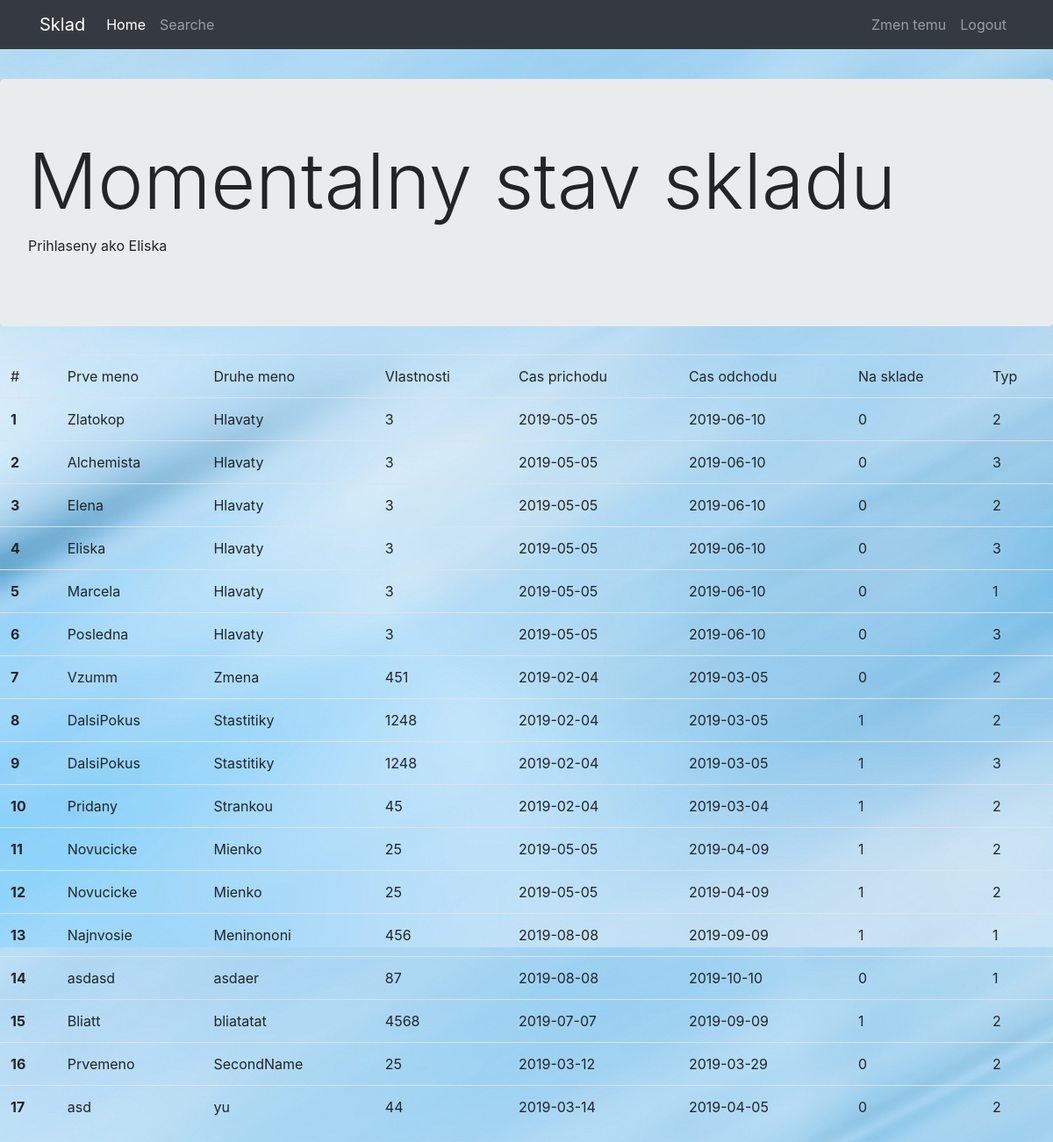
/Bakalarkis/welcome.php (signed in), run on the app's committed database.
### tables this page shows
CREATE TABLE `main` (
  `FirstName` varchar(50) NOT NULL,
  `SecondName` varchar(50) NOT NULL,
  `Stat` double DEFAULT NULL,
  `CheckedOut` tinyint(1) DEFAULT NULL,
  `Type` tinyint(4) DEFAULT NULL,
  `StampAdded` date DEFAULT NULL,
  `StampToLeave` date DEFAULT NULL,
  `id` int(11) NOT NULL
);

### Bakalarkis/databaseactions.php (called while the page is built, shortened)
<?php
function GetAllRows() {
    $conn = OpenConn();
    $result = mysqli_query($conn, "SELECT * FROM main");
    return $result;
}

### Bakalarkis/welcome.php (the view, shortened to what this page needs)
<?php
require_once "databaseactions.php"
?>
<!DOCTYPE html>
<html lang="en">
<head>
    <link rel="stylesheet" href="https://maxcdn.bootstrapcdn.com/bootstrap/4.1.3/css/bootstrap.min.css">
    <link rel="stylesheet" href="style.css">
</head>
<body>
<?php
$result = GetAllRows();
?>
    <nav class="navbar fixed-top navbar-expand-md navbar-light bg-light" id="changenavbar">
        <div class="container">
            <a class="navbar-brand" href="#">Sklad</a>
            <div class="collapse navbar-collapse" id="navbarCollapse">
                <ul class="navbar-nav mr-auto">
                    <li class="nav-item active">
                        <a class="nav-link" href="#">Home
                        </a>
                    </li>
                    <li class="nav-item">
                        <a class="nav-link" href="searche.php">Searche</a>
                    </li>
                </ul>
                <ul class="nav navbar-nav ml-auto">
                    <li class="nav-item">
                        <a class="nav-link" onclick="changeTheme()" id="temachange" name="temachange">Zmen temu</a>
                    </li>
                    <li class="nav-item">
                        <a class="nav-link" href="logout.php">Logout</a>
                    </li>
                </ul>
            </div>
        </div>
    </nav>
    <div class="jumbotron">
        <h1 class="display-2">Momentalny stav skladu</h1>
        <p>Prihlaseny ako <?php echo $_SESSION["username"]?> </p>
    </div>
    <div id="content">
        <div class="col-md12">
            <table class="table table-dark table-hover table-bordered" id="changetable">
                <thead>
                <tr>
                    <td>#</td>
                    <td>Prve meno</td>
                    <td>Druhe meno</td>
                    <td>Vlastnosti</td>
                    <td>Cas prichodu</td>
                    <td>Cas odchodu</td>
                    <td>Na sklade</td>
                    <td>Typ</td>
                </tr>
                </thead>
                <tbody>
                <?php
                $count = 0;
                while ($row = mysqli_fetch_array($result)):
                    $count++;
                    ?>
                    <tr>
                        <th scope="row"><?=$count?></th>
                        <td><?=$row['FirstName']?></td>
                        <td><?=$row['SecondName']?></td>
                        <td><?=$row['Stat']?></td>
                        <td><?=$row['StampAdded']?></td>
                        <td><?=$row['StampToLeave']?></td>
                        <td><?=$row['CheckedOut']?></td>
                        <td><?=$row['Type']?></td>
                    </tr>
                <?php
                endwhile;
                ?>
                </tbody>
            </table>
        </div>
    </div>
</body>
</html>

### Bakalarkis/style.css (style rules this page uses)
body { padding-top: 90px; background-image: url("other/lightblue.jpg"); }

### data on the page
main: FirstName "Zlatokop", SecondName "Hlavaty", Stat "3", StampAdded "2019-05-05", StampToLeave "2019-06-10", CheckedOut "0", Type "2"
main: FirstName "Alchemista", SecondName "Hlavaty", Stat "3", StampAdded "2019-05-05", StampToLeave "2019-06-10", CheckedOut "0", Type "3"
main: FirstName "Elena", SecondName "Hlavaty", Stat "3", StampAdded "2019-05-05", StampToLeave "2019-06-10", CheckedOut "0", Type "2"
main: FirstName "Eliska", SecondName "Hlavaty", Stat "3", StampAdded "2019-05-05", StampToLeave "2019-06-10", CheckedOut "0", Type "3"
main: FirstName "Marcela", SecondName "Hlavaty", Stat "3", StampAdded "2019-05-05", StampToLeave "2019-06-10", CheckedOut "0", Type "1"
main: FirstName "Posledna", SecondName "Hlavaty", Stat "3", StampAdded "2019-05-05", StampToLeave "2019-06-10", CheckedOut "0", Type "3"
main: FirstName "Vzumm", SecondName "Zmena", Stat "451", StampAdded "2019-02-04", StampToLeave "2019-03-05", CheckedOut "0", Type "2"
main: FirstName "DalsiPokus", SecondName "Stastitiky", Stat "1248", StampAdded "2019-02-04", StampToLeave "2019-03-05", CheckedOut "1", Type "2"
main: FirstName "DalsiPokus", SecondName "Stastitiky", Stat "1248", StampAdded "2019-02-04", StampToLeave "2019-03-05", CheckedOut "1", Type "3"
main: FirstName "Pridany", SecondName "Strankou", Stat "45", StampAdded "2019-02-04", StampToLeave "2019-03-04", CheckedOut "1", Type "2"
main: FirstName "Novucicke", SecondName "Mienko", Stat "25", StampAdded "2019-05-05", StampToLeave "2019-04-09", CheckedOut "1", Type "2"
main: FirstName "Novucicke", SecondName "Mienko", Stat "25", StampAdded "2019-05-05", StampToLeave "2019-04-09", CheckedOut "1", Type "2"
main: FirstName "Najnvosie", SecondName "Meninononi", Stat "456", StampAdded "2019-08-08", StampToLeave "2019-09-09", CheckedOut "1", Type "1"
main: FirstName "asdasd", SecondName "asdaer", Stat "87", StampAdded "2019-08-08", StampToLeave "2019-10-10", CheckedOut "0", Type "1"
main: FirstName "Bliatt", SecondName "bliatatat", Stat "4568", StampAdded "2019-07-07", StampToLeave "2019-09-09", CheckedOut "1", Type "2"
main: FirstName "Prvemeno", SecondName "SecondName", Stat "25", StampAdded "2019-03-12", StampToLeave "2019-03-29", CheckedOut "0", Type "2"
main: FirstName "asd", SecondName "yu", Stat "44", StampAdded "2019-03-14", StampToLeave "2019-04-05", CheckedOut "0", Type "2"

### other printed values
$_SESSION["username"] "Eliska"
